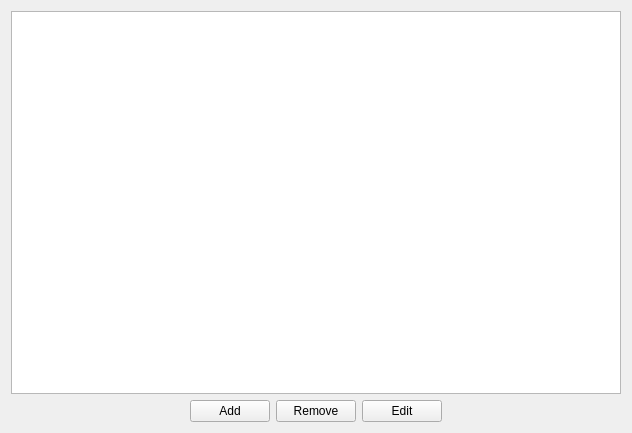
<?xml version="1.0" encoding="UTF-8"?>
<ui version="4.0">
 <class>ManagerWidget</class>
 <widget class="QWidget" name="ManagerWidget">
  <property name="geometry">
   <rect>
    <x>0</x>
    <y>0</y>
    <width>632</width>
    <height>433</height>
   </rect>
  </property>
  <property name="windowTitle">
   <string>Form</string>
  </property>
  <layout class="QVBoxLayout" name="ManagerVLayout">
   <item>
    <widget class="QTableWidget" name="TableWidget"/>
   </item>
   <item>
    <layout class="QHBoxLayout" name="ManagerHLayout">
     <item>
      <spacer name="ManagerHSpacer_1">
       <property name="orientation">
        <enum>Qt::Horizontal</enum>
       </property>
       <property name="sizeHint" stdset="0">
        <size>
         <width>40</width>
         <height>20</height>
        </size>
       </property>
      </spacer>
     </item>
     <item>
      <widget class="QPushButton" name="ManagerAddButton">
       <property name="text">
        <string>Add</string>
       </property>
      </widget>
     </item>
     <item>
      <widget class="QPushButton" name="ManagerRemoveButton">
       <property name="text">
        <string>Remove</string>
       </property>
      </widget>
     </item>
     <item>
      <widget class="QPushButton" name="ManagerEditButton">
       <property name="text">
        <string>Edit</string>
       </property>
      </widget>
     </item>
     <item>
      <spacer name="ManagerHSpacer_2">
       <property name="orientation">
        <enum>Qt::Horizontal</enum>
       </property>
       <property name="sizeHint" stdset="0">
        <size>
         <width>40</width>
         <height>20</height>
        </size>
       </property>
      </spacer>
     </item>
    </layout>
   </item>
  </layout>
 </widget>
 <resources/>
 <connections/>
</ui>
